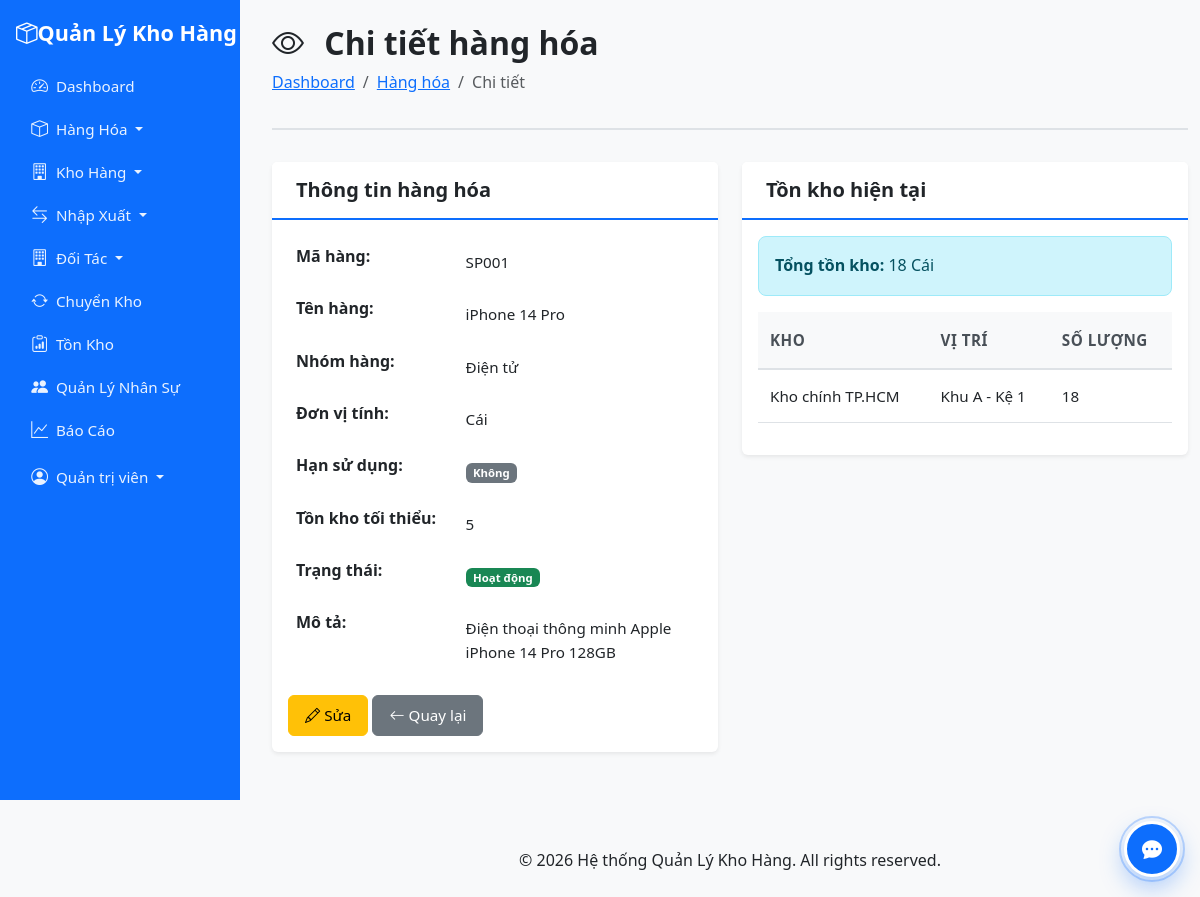
The page /modules/items/view.php?id=1 (signed in) on the database its author committed.
### tables this page shows
CREATE TABLE `items` (
  `id` int(11) NOT NULL,
  `code` varchar(50) NOT NULL,
  `name` varchar(200) NOT NULL,
  `group_id` int(11) DEFAULT NULL,
  `unit` varchar(50) NOT NULL,
  `has_expiry` tinyint(1) DEFAULT 0,
  `min_stock` int(11) DEFAULT 0,
  `description` text DEFAULT NULL,
  `status` tinyint(1) DEFAULT 1,
  `created_at` timestamp NOT NULL DEFAULT current_timestamp(),
  `updated_at` timestamp NOT NULL DEFAULT current_timestamp() ON UPDATE current_timestamp()
);

CREATE TABLE `item_groups` (
  `id` int(11) NOT NULL,
  `code` varchar(50) NOT NULL,
  `name` varchar(100) NOT NULL,
  `description` text DEFAULT NULL,
  `created_at` timestamp NOT NULL DEFAULT current_timestamp()
);

### config/config.php (called while the page is built, shortened)
<?php
function formatNumber($number) {
    return number_format($number, 0, ',', '.');
}
?>

### modules/items/view.php (the view, shortened to what this page needs)
<?php
require_once '../../config/config.php';
$id = $_GET['id'] ?? 0;
$db = getDB();
$stmt = $db->prepare("SELECT i.*, ig.name as group_name
    FROM items i
    LEFT JOIN item_groups ig ON i.group_id = ig.id
    WHERE i.id = ?");
$stmt->execute([$id]);
$item = $stmt->fetch();
$stmt = $db->prepare("SELECT w.name as warehouse_name, sl.name as location_name,
    SUM(inv.quantity) as total_quantity
    FROM inventory inv
    JOIN warehouses w ON inv.warehouse_id = w.id
    LEFT JOIN storage_locations sl ON inv.storage_location_id = sl.id
    WHERE inv.item_id = ?
    GROUP BY inv.warehouse_id, inv.storage_location_id
    ORDER BY w.name, sl.name");
$stmt->execute([$id]);
$inventory = $stmt->fetchAll();
$stmt = $db->prepare("SELECT SUM(quantity) as total FROM inventory WHERE item_id = ?");
$stmt->execute([$id]);
$total_stock = $stmt->fetch()['total'] ?? 0;
include '../../includes/header.php';
?>
<div class="container-fluid mt-4">
    <div class="page-header">
        <h1><i class="bi bi-eye"></i> Chi tiết hàng hóa</h1>
        <nav aria-label="breadcrumb">
            <ol class="breadcrumb">
                <li class="breadcrumb-item"><a href="<?php echo BASE_URL; ?>index.php">Dashboard</a></li>
                <li class="breadcrumb-item"><a href="index.php">Hàng hóa</a></li>
                <li class="breadcrumb-item active">Chi tiết</li>
            </ol>
        </nav>
    </div>
    <div class="row">
        <div class="col-md-6">
            <div class="card">
                <div class="card-header">
                    <h5 class="mb-0">Thông tin hàng hóa</h5>
                </div>
                <div class="card-body">
                    <table class="table table-borderless">
                        <tr>
                            <th width="40%">Mã hàng:</th>
                            <td><?php echo htmlspecialchars($item['code']); ?></td>
                        </tr>
                        <tr>
                            <th>Tên hàng:</th>
                            <td><?php echo htmlspecialchars($item['name']); ?></td>
                        </tr>
                        <tr>
                            <th>Nhóm hàng:</th>
                            <td><?php echo htmlspecialchars($item['group_name'] ?? 'N/A'); ?></td>
                        </tr>
                        <tr>
                            <th>Đơn vị tính:</th>
                            <td><?php echo htmlspecialchars($item['unit']); ?></td>
                        </tr>
                        <tr>
                            <th>Hạn sử dụng:</th>
                            <td>
                                <?php if ($item['has_expiry']): ?>
                                    <span class="badge bg-info">Có</span>
                                <?php else: ?>
                                    <span class="badge bg-secondary">Không</span>
                                <?php endif; ?>
                            </td>
                        </tr>
                        <tr>
                            <th>Tồn kho tối thiểu:</th>
                            <td><?php echo formatNumber($item['min_stock']); ?></td>
                        </tr>
                        <tr>
                            <th>Trạng thái:</th>
                            <td>
                                <?php if ($item['status']): ?>
                                    <span class="badge bg-success">Hoạt động</span>
                                <?php else: ?>
                                    <span class="badge bg-danger">Ngừng</span>
                                <?php endif; ?>
                            </td>
                        </tr>
                        <tr>
                            <th>Mô tả:</th>
                            <td><?php echo nl2br(htmlspecialchars($item['description'] ?? '')); ?></td>
                        </tr>
                    </table>
                    <div class="mt-3">
                        <a href="edit.php?id=<?php echo $item['id']; ?>" class="btn btn-warning">
                            <i class="bi bi-pencil"></i> Sửa
                        </a>
                        <a href="index.php" class="btn btn-secondary">
                            <i class="bi bi-arrow-left"></i> Quay lại
                        </a>
                    </div>
                </div>
            </div>
        </div>
        <div class="col-md-6">
            <div class="card">
                <div class="card-header">
                    <h5 class="mb-0">Tồn kho hiện tại</h5>
                </div>
                <div class="card-body">
                    <div class="alert alert-info">
                        <strong>Tổng tồn kho:</strong> <?php echo formatNumber($total_stock); ?> <?php echo htmlspecialchars($item['unit']); ?>
                    </div>
                    <?php if (empty($inventory)): ?>
                    <p class="text-muted">Chưa có tồn kho</p>
                    <?php else: ?>
                    <div class="table-responsive">
                        <table class="table table-sm">
                            <thead>
                                <tr>
                                    <th>Kho</th>
                                    <th>Vị trí</th>
                                    <th>Số lượng</th>
                                </tr>
                            </thead>
                            <tbody>
                                <?php foreach ($inventory as $inv): ?>
                                <tr>
                                    <td><?php echo htmlspecialchars($inv['warehouse_name']); ?></td>
                                    <td><?php echo htmlspecialchars($inv['location_name'] ?? 'N/A'); ?></td>
                                    <td><?php echo formatNumber($inv['total_quantity']); ?></td>
                                </tr>
                                <?php endforeach; ?>
                            </tbody>
                        </table>
                    </div>
                    <?php endif; ?>
                </div>
            </div>
        </div>
    </div>
</div>
<?php include '../../includes/footer.php'; ?>

### assets/css/style.css (style rules this page uses)
:root { --primary-color: #0d6efd; --secondary-color: #6c757d; --success-color: #198754; --danger-color: #dc3545; --warning-color: #ffc107; --info-color: #0dcaf0; }
body { font-family: 'Segoe UI', Tahoma, Geneva, Verdana, sans-serif; background-color: #f8f9fa; font-size: 1rem; line-height: 1.6; }
@media (min-width: 992px) { body.has-sidebar { padding-left: 260px; } }
.card { border: none; box-shadow: 0 0.125rem 0.25rem rgba(0, 0, 0, 0.075); margin-bottom: 1.5rem; }
.card-header { background-color: #fff; border-bottom: 2px solid var(--primary-color); font-weight: 600; font-size: 1.1rem; padding: 1rem 1.5rem; }
.card-header h5 { font-size: 1.25rem; font-weight: 600; margin: 0; }
.table { background-color: #fff; }
.table thead th { background-color: #f8f9fa; border-bottom: 2px solid #dee2e6; font-weight: 600; font-size: 0.95rem; padding: 1rem 0.75rem; text-transform: uppercase; letter-spacing: 0.5px; color: #495057; }
.table tbody td { padding: 0.875rem 0.75rem; font-size: 0.95rem; vertical-align: middle; }
.badge { padding: 0.35em 0.65em; }
.alert { border-radius: 0.5rem; }
.page-header { margin-bottom: 2rem; padding-bottom: 1rem; border-bottom: 2px solid #dee2e6; }
.page-header h1 { margin-bottom: 0.5rem; font-size: 2rem; font-weight: 600; color: #212529; }
.page-header h1 i { margin-right: 0.75rem; font-size: 2rem; }
.breadcrumb { background-color: transparent; padding: 0; margin-bottom: 1rem; }
h1, h2, h3, h4, h5, h6 { font-weight: 600; color: #212529; }
h1 { font-size: 2rem; }
h5 { font-size: 1.1rem; }
.btn { font-weight: 500; padding: 0.5rem 1rem; font-size: 0.95rem; }

### rows shown on the page
items: code "SP001", name "iPhone 14 Pro", group.name "Điện tử", unit "Cái", min_stock "5", description "Điện thoại thông minh Apple iPhone 14 Pro 128GB"

### other values the page prints
$_SESSION['full_name'] "Quản trị viên"
formatNumber($total_stock) "18"
$inv['warehouse_name'] "Kho chính TP.HCM"
$inv['location_name'] "Khu A - Kệ 1"
formatNumber($inv['total_quantity']) "18"
